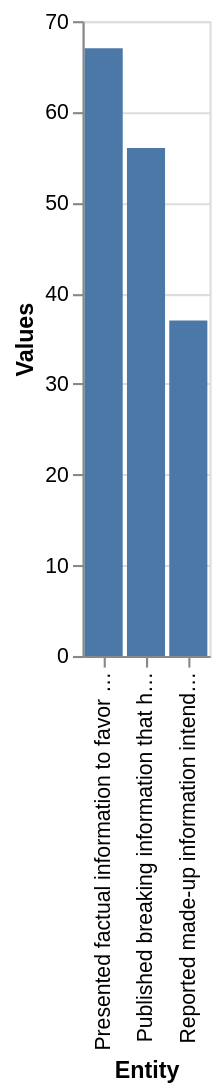

This figure's Vega-Lite source:
### Vega-Lite specification from a JSON file in a GitHub repository (floating-point values rounded to 4 significant figures)
{"$schema": "https://vega.github.io/schema/vega-lite/v5.json", "description": "Bar chart auto-generated from CSV", "data": {"values": [{"Entity": "Reported made-up information intended to mislead the public", "Values": "37.0"}, {"Entity": "Published breaking information that hasn't been fully verified", "Values": "56.0"}, {"Entity": "Presented factual information to favor one side of an issue", "Values": "67.0"}]}, "mark": "bar", "encoding": {"x": {"field": "Entity", "type": "ordinal"}, "y": {"field": "Values", "type": "quantitative"}}}
